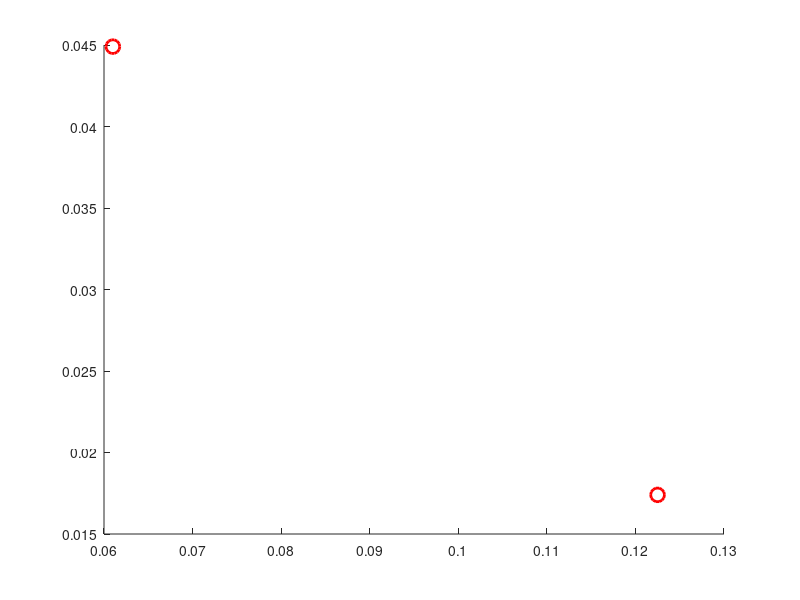

The MATLAB source for this figure: (Note: this script raises an error after producing the figure.)
function [] = visPointsPlaneAndRot()

    point1 = [0.0610, 0.0449, 0.1178];
    point2 = [0.1225, 0.0174, -0.0685];

    quat = [-0.745, 0.3975, 0.0606, 0.1240];

    figure;
    hold on;

    % 绘制平面
    % visPlane(0.1144, 0.0205, 0.0096, 0.0020);

    % 绘制点
    visPoint(point1);
    visPoint(point2);

    % 绘制旋转轴
    visRotationAxis(quat);

    axis([-1 1 -1 1 -1 1]);
    axis equal;

    xlabel('X');
    ylabel('Y');
    zlabel('Z');
    title('Points, Plane, and Rotation Axis');
    axis equal;
    grid on;
    view(3);
end

function [] = visPlane(a, b, c, d)
    [X, Y] = meshgrid(-5:0.2:5);
    Z = (-d - a*X - b*Y) / c;

    surf(X, Y, Z, 'FaceAlpha', 0.5);
end

function [] = visPoint(point)
    plot3(point(1), point(2), point(3), 'ro', 'MarkerSize', 10, 'LineWidth', 2);
end

function [] = visRotationAxis(quat)
    R = quat2rotm(quat);
    [V, D] = eig(R);
    [~, ind] = max(abs(diag(D)));
    axis = V(:, ind);
    plot3([0, axis(1)], [0, axis(2)], [0, axis(3)], 'b-', 'LineWidth', 2);
end


